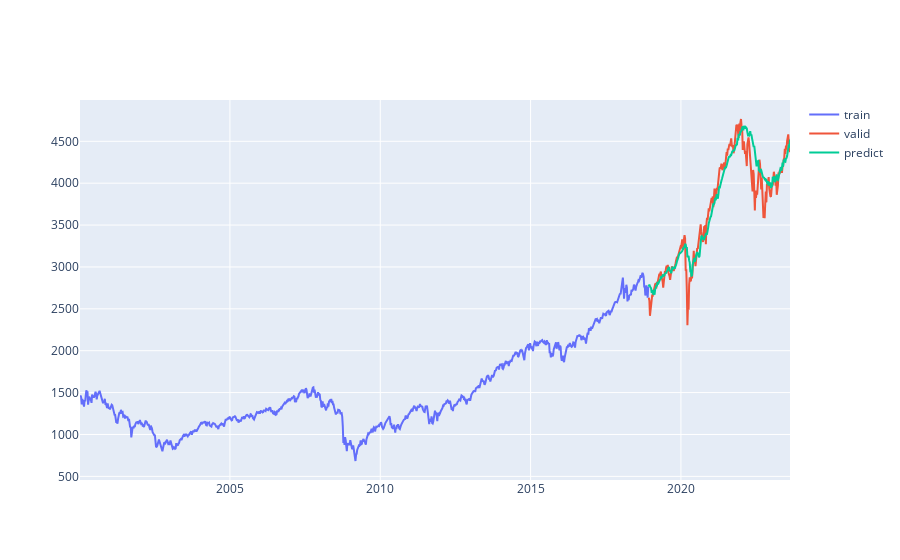

The cell this chart's notebook holds for it:
### Code cell
train = np.squeeze(price_list[:training_data_len])
valid = np.squeeze(price_list[training_data_len:])
predictions = np.squeeze(predictions)
train_date_list = date_list[:training_data_len]
valid_date_list = date_list[training_data_len:]
valid_date_list2 = date_list[training_data_len:]
fig = go.Figure()
fig.add_trace(go.Scatter(x=train_date_list, y=train, name='train',  mode='lines'))
fig.add_trace(go.Scatter(x=valid_date_list, y=valid, name='valid',  mode='lines'))
fig.add_trace(go.Scatter(x=valid_date_list2, y=predictions, name='predict',  mode='lines'))
fig.show()

### Figure 1 — Plotly figure (JSON) as saved in the notebook; plotly's stock layout.template omitted (floating-point values rounded to 4 significant figures; data arrays with more than 128 entries replaced by an {"elided": "..."} marker saying what was removed)
{"data": [{"mode": "lines", "name": "train", "type": "scatter", "x": {"elided": "987 str values"}, "y": {"elided": "987 float values"}}, {"mode": "lines", "name": "valid", "type": "scatter", "x": {"elided": "246 str values"}, "y": {"elided": "246 float values"}}, {"mode": "lines", "name": "predict", "type": "scatter", "x": {"elided": "246 str values"}, "y": {"elided": "246 float values"}}], "layout": {}}
